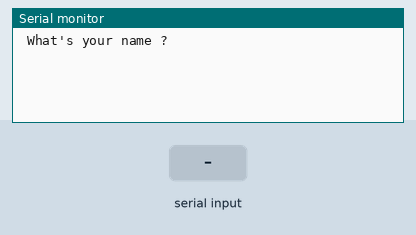
Recording of a sketch running on a simulated Arduino Uno, built with avr-gcc and run on an emulated ATmega328P. Parts: the last lines printed to the serial monitor. The test bench sets the inputs (shaded band).

Above: at 1.2 s.
1.3 s: "90,45\n" received over Serial
At 3.2 s:
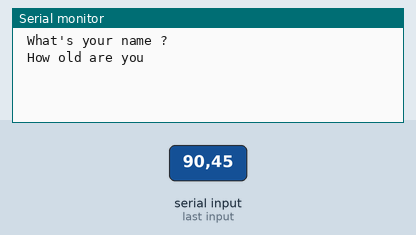
3.8 s: "30,150\n" received over Serial
At 4.7 s:
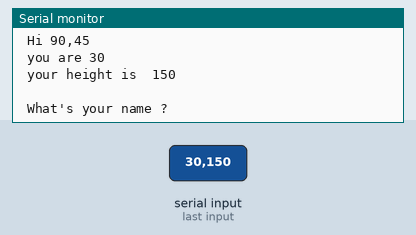
5.3 s: "0\n" received over Serial
At 6.1 s:
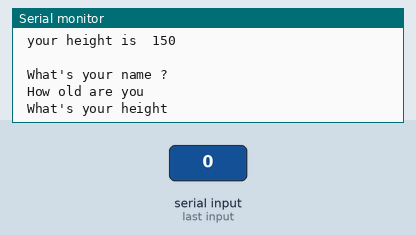

Measured:
- after the input at 1.3 s, the serial monitor: prints a new line after 1.0 s (image 1)
- after the input at 3.8 s, the serial monitor: prints a new line at once (image 2)

The sketch:

UsingStringsIntAndFloatsInArduino.ino
```cpp
String Name;
int Age;
int Height;

void setup() {
  Serial.begin(9600);
  // Haha I am not using any pin in arduino !
}

void loop() {

  Serial.println(" What's your name ? " );
  while(Serial.available() == 0 ){
    // Wait
  }
  Name = Serial.readString();

  Serial.println(" How old are you " );
  while(Serial.available() == 0 ){
    // Wait
  }
  Age = Serial.parseInt();

  Serial.println(" What's your height " );
  while(Serial.available() == 0){
    // Wait
  }
  Height = Serial.parseInt();

  Serial.println(" ");
  Serial.print(" Hi ");
  Serial.print(Name);
  Serial.print(" you are ");
  Serial.println(Age);
  Serial.print(" your height is  ");
  Serial.println(Height);
  Serial.println(" ");
}
```
